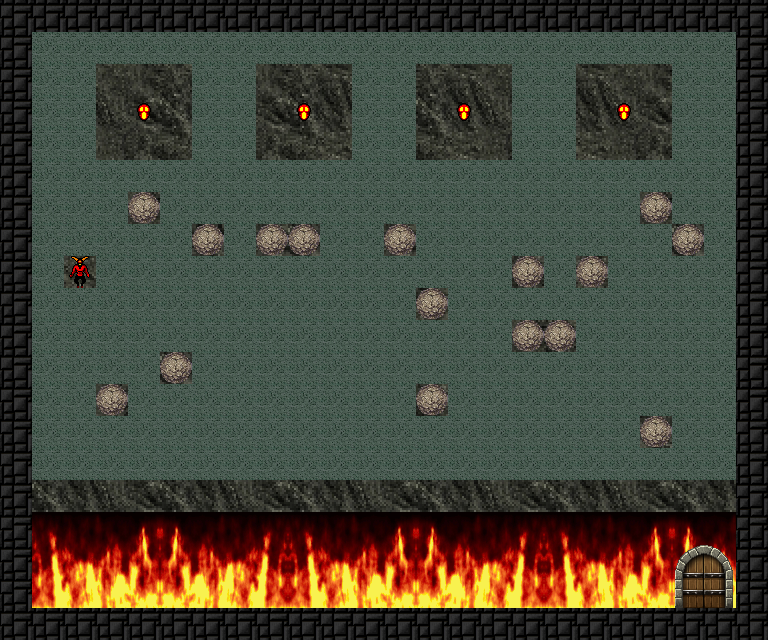

A 2D game scene composited from a Tiled map and its tileset images. What follows is a short description and the map's XML, with each tile layer's data collapsed to a summary:
An orthogonal 24x20 tile map with 32x32 px tiles, 8 tile layers (Background, BurningFlames, Gate, Walls, ...), 2 tilesets and 2 objects (Camera, WorldBoundingBox).

<map version="1.5" tiledversion="1.5.0" orientation="orthogonal" renderorder="right-down" compressionlevel="0" width="24" height="20" tilewidth="32" tileheight="32" infinite="0" nextlayerid="49" nextobjectid="2187">
 <editorsettings>
  <chunksize width="37" height="37" />
 </editorsettings>
 <properties>
  <property name="BACKGROUND_TEXTURE" value="background1" />
  <property name="FRAME_DURATION" type="float" value="0.2" />
  <property name="LEVEL_TIMEOUT" type="float" value="120" />
  <property name="LEVEL_TITLE" value="Kill them all" />
  <property name="MAIN_CAMERA" type="object" value="2114" />
  <property name="MUSIC" value="game_music1" />
  <property name="PLAYER_START" type="object" value="0" />
  <property name="REQUIRED_DIAMOND" type="int" value="18" />
 </properties>
 <tileset firstgid="1" source="../tilesets/tileset.tsx" />
 <tileset firstgid="41" name="background" tilewidth="800" tileheight="600" tilecount="1" columns="1">
  <image source="../textures/GameBackground.png" width="800" height="600" />
 </tileset>
 <group id="45" name="Groupe 2">
  <group id="40" name="Groupe 1">
   <properties>
    <property name="INFINITE_BOUNDING_BOX" type="bool" value="true" />
    <property name="OBJECT_REFERN" type="object" value="0" />
   </properties>
   <layer id="39" name="Background" width="24" height="20">
    <properties>
     <property name="DISPLACEMENT_RATIO_X" type="float" value="0.5" />
     <property name="DISPLACEMENT_RATIO_Y" type="float" value="0.5" />
     <property name="DYNAMIC_PARTICLES" type="bool" value="false" />
     <property name="DYNAMIC_VERTICES" type="bool" value="false" />
     <property name="HEIGHT_BITS_MODE" type="bool" value="true" />
    </properties>
    <data>[480 cells, 30 non-empty, 1 distinct tile ids]</data>
   </layer>
   <objectgroup id="26" name="Camera" visible="0">
    <properties>
     <property name="OBJECT_REFERENCE" type="object" value="1" />
    </properties>
    <object id="2114" name="Camera" type="Camera" x="21.3612" y="9.7297" width="540" height="303">
     <properties>
      <property name="CAMERA" type="bool" value="false" />
      <property name="CAMERA_COMPONENTS" value="MyAutoRecenterToPlayerCameraComponent" />
     </properties>
    </object>
    <object id="2185" name="World" type="WorldBoundingBox" x="3.84848" y="3.48488" width="760.543" height="632.424" />
   </objectgroup>
   <layer id="37" name="BurningFlames" width="24" height="20">
    <properties>
     <property name="DISPLACEMENT_RATIO_X" type="float" value="0.75" />
     <property name="DISPLACEMENT_RATIO_Y" type="float" value="1" />
     <property name="MATERIAL" value="BurningFlames" />
    </properties>
    <data>[480 cells, 6 non-empty, 1 distinct tile ids]</data>
   </layer>
   <layer id="47" name="Gate" width="24" height="20">
    <properties>
     <property name="COLLISION_MASK" value="Gate" />
    </properties>
    <data>[480 cells, 1 non-empty, 1 distinct tile ids]</data>
   </layer>
   <layer id="25" name="Walls" width="24" height="20">
    <properties>
     <property name="COLLISION_MASK" value="World" />
     <property name="DYNAMIC_PARTICLES" type="bool" value="true" />
     <property name="DYNAMIC_VERTICES" type="bool" value="true" />
     <property name="HEIGHT_BITS_MODE" type="bool" value="true" />
     <property name="PLAYER_COLLISIONS_ENABLED" type="bool" value="true" />
     <property name="TILE_FLAG_PROCESSORS" value="MyComputeNeighbourFlags, ComputePlatformerFlagProcessor" />
    </properties>
    <data>[480 cells, 84 non-empty, 1 distinct tile ids]</data>
   </layer>
   <layer id="46" name="GameObjects" width="24" height="20">
    <properties>
     <property name="COLLISION_MASK" value="World" />
     <property name="HEIGHT_BITS_MODE" type="bool" value="true" />
    </properties>
    <data>[480 cells, 271 non-empty, 2 distinct tile ids]</data>
   </layer>
   <layer id="38" name="Animated" width="24" height="20">
    <properties>
     <property name="COLLISION_MASK" value="World" />
     <property name="HEIGHT_BITS_MODE" type="bool" value="true" />
    </properties>
    <data>[480 cells, 4 non-empty, 1 distinct tile ids]</data>
   </layer>
   <layer id="27" name="PlayerAndCamera" width="24" height="20">
    <properties>
     <property name="COLLISION_MASK" value="Player,World" />
     <property name="HEIGHT_BITS_MODE" type="bool" value="true" />
     <property name="PLAYER_COLLISIONS_ENABLED" type="bool" value="true" />
    </properties>
    <data>[480 cells, 1 non-empty, 1 distinct tile ids]</data>
   </layer>
   <layer id="48" name="Smoke" width="24" height="20">
    <properties>
     <property name="HEIGHT_BITS_MODE" type="bool" value="true" />
    </properties>
    <data>[480 cells, 0 non-empty, 0 distinct tile ids]</data>
   </layer>
  </group>
 </group>
</map>
